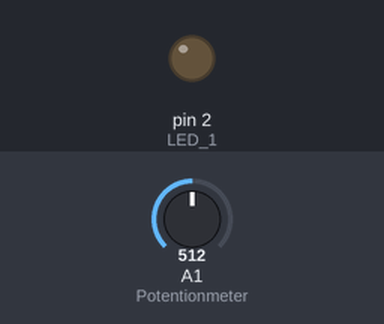
Simulated run of this program. Board: Arduino Uno, built with avr-gcc and run on an emulated ATmega328P. Parts: output pins drawn as LEDs (lit = HIGH). Dashed ring = blinking. Inputs (shaded band) come from the test bench; at power-on: A1 (Potentionmeter) = 512. What the program prints to the serial monitor is not drawn.

Above: at 1.2 s.
1.3 s: A1 (Potentionmeter) set to 900
At 2.7 s:
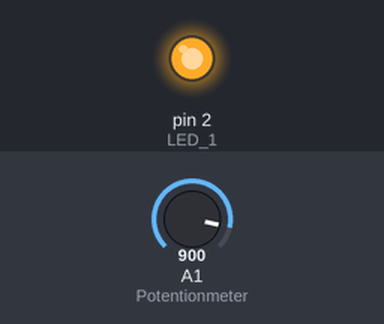
3.4 s: A1 (Potentionmeter) set to 29
At 3.6 s:
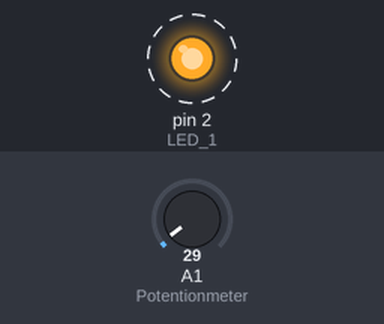
6.4 s: A1 (Potentionmeter) set to 27
Timing chart, 0 to 15.4 s (numbered marks = the images above; inputs shaded):
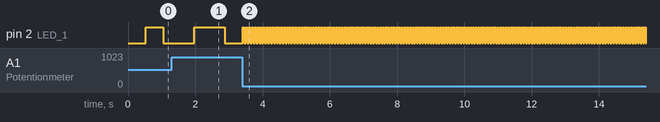

Measured:
- by itself, pin 2 (LED_1): alternates HIGH for 0.04 s and LOW for 0.04 s

The program:

main.cpp
```cpp
#include <Arduino.h>

#define LED_1 2
#define Potentionmeter A1

int potentionmeter4 = 0;
int Knippert = 0;
unsigned long Tijd = 0;

int Ledstate = 0;

void setup()
{
  // put your setup code here, to run once:
  pinMode(LED_1, OUTPUT);
  pinMode(Potentionmeter, INPUT);
  Serial.begin(9600);
}

void loop()
{
  // put your main code here, to run repeatedly:

  potentionmeter4 = analogRead(Potentionmeter);
  Serial.println(potentionmeter4);
  if (Tijd + potentionmeter4 < millis())
  {
Serial.println("zit in if");
    Tijd = millis();

    if (digitalRead(LED_1) == 1)
    {
      digitalWrite(LED_1, LOW);
    }
    else
    {
      digitalWrite(LED_1, HIGH);
    }

    Serial.println(Potentionmeter);
  }
}
```
